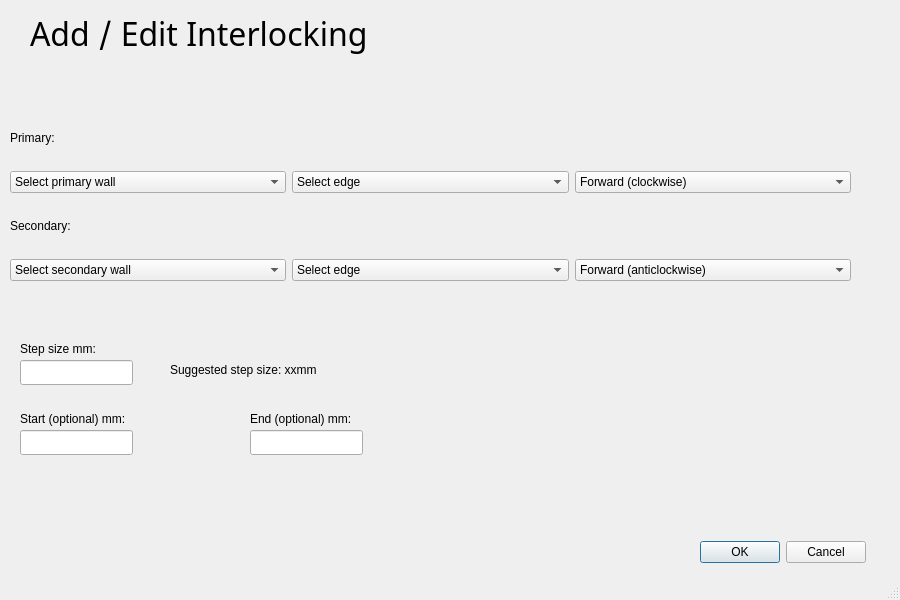
<?xml version="1.0" encoding="UTF-8"?>
<ui version="4.0">
 <class>MainWindow</class>
 <widget class="QMainWindow" name="MainWindow">
  <property name="geometry">
   <rect>
    <x>0</x>
    <y>0</y>
    <width>900</width>
    <height>600</height>
   </rect>
  </property>
  <property name="sizePolicy">
   <sizepolicy hsizetype="Fixed" vsizetype="Fixed">
    <horstretch>0</horstretch>
    <verstretch>0</verstretch>
   </sizepolicy>
  </property>
  <property name="minimumSize">
   <size>
    <width>900</width>
    <height>600</height>
   </size>
  </property>
  <property name="maximumSize">
   <size>
    <width>900</width>
    <height>600</height>
   </size>
  </property>
  <property name="windowTitle">
   <string>MainWindow</string>
  </property>
  <widget class="QWidget" name="centralwidget">
   <widget class="QLabel" name="label">
    <property name="geometry">
     <rect>
      <x>30</x>
      <y>10</y>
      <width>471</width>
      <height>51</height>
     </rect>
    </property>
    <property name="font">
     <font>
      <family>Noto Sans Bengali</family>
      <pointsize>24</pointsize>
      <weight>50</weight>
      <bold>false</bold>
     </font>
    </property>
    <property name="text">
     <string>Add / Edit Interlocking</string>
    </property>
   </widget>
   <widget class="QDialogButtonBox" name="buttonBox">
    <property name="geometry">
     <rect>
      <x>700</x>
      <y>540</y>
      <width>166</width>
      <height>25</height>
     </rect>
    </property>
    <property name="standardButtons">
     <set>QDialogButtonBox::Cancel|QDialogButtonBox::Ok</set>
    </property>
   </widget>
   <widget class="QWidget" name="gridLayoutWidget">
    <property name="geometry">
     <rect>
      <x>10</x>
      <y>110</y>
      <width>841</width>
      <height>171</height>
     </rect>
    </property>
    <layout class="QGridLayout" name="gridLayout">
     <item row="5" column="0">
      <widget class="QComboBox" name="secondaryWallCombo">
       <item>
        <property name="text">
         <string>Select secondary wall</string>
        </property>
       </item>
      </widget>
     </item>
     <item row="5" column="2">
      <widget class="QComboBox" name="secondaryReverseCombo">
       <item>
        <property name="text">
         <string>Forward (anticlockwise)</string>
        </property>
       </item>
       <item>
        <property name="text">
         <string>Reverse (clockwise)</string>
        </property>
       </item>
      </widget>
     </item>
     <item row="5" column="1">
      <widget class="QComboBox" name="secondaryEdgeCombo">
       <item>
        <property name="text">
         <string>Select edge</string>
        </property>
       </item>
      </widget>
     </item>
     <item row="1" column="0">
      <widget class="QComboBox" name="primaryWallCombo">
       <item>
        <property name="text">
         <string>Select primary wall</string>
        </property>
       </item>
      </widget>
     </item>
     <item row="1" column="1">
      <widget class="QComboBox" name="primaryEdgeCombo">
       <item>
        <property name="text">
         <string>Select edge</string>
        </property>
       </item>
      </widget>
     </item>
     <item row="1" column="2">
      <widget class="QComboBox" name="primaryReverseCombo">
       <item>
        <property name="text">
         <string>Forward (clockwise)</string>
        </property>
       </item>
       <item>
        <property name="text">
         <string>Reverse (anticlockwise)</string>
        </property>
       </item>
      </widget>
     </item>
     <item row="0" column="0">
      <widget class="QLabel" name="primaryLabel">
       <property name="text">
        <string>Primary:</string>
       </property>
      </widget>
     </item>
     <item row="4" column="0">
      <widget class="QLabel" name="secondaryLabel">
       <property name="text">
        <string>Secondary:</string>
       </property>
      </widget>
     </item>
    </layout>
   </widget>
   <widget class="QLabel" name="stepLabel">
    <property name="geometry">
     <rect>
      <x>20</x>
      <y>340</y>
      <width>121</width>
      <height>17</height>
     </rect>
    </property>
    <property name="text">
     <string>Step size mm:</string>
    </property>
   </widget>
   <widget class="QLabel" name="startLabel">
    <property name="geometry">
     <rect>
      <x>20</x>
      <y>410</y>
      <width>151</width>
      <height>17</height>
     </rect>
    </property>
    <property name="text">
     <string>Start (optional) mm:</string>
    </property>
   </widget>
   <widget class="QLineEdit" name="stepEditLine">
    <property name="geometry">
     <rect>
      <x>20</x>
      <y>360</y>
      <width>113</width>
      <height>25</height>
     </rect>
    </property>
   </widget>
   <widget class="QLineEdit" name="startEditLine">
    <property name="geometry">
     <rect>
      <x>20</x>
      <y>430</y>
      <width>113</width>
      <height>25</height>
     </rect>
    </property>
   </widget>
   <widget class="QLabel" name="endLabel">
    <property name="geometry">
     <rect>
      <x>250</x>
      <y>410</y>
      <width>151</width>
      <height>17</height>
     </rect>
    </property>
    <property name="text">
     <string>End (optional) mm:</string>
    </property>
   </widget>
   <widget class="QLineEdit" name="endEditLine">
    <property name="geometry">
     <rect>
      <x>250</x>
      <y>430</y>
      <width>113</width>
      <height>25</height>
     </rect>
    </property>
   </widget>
   <widget class="QLabel" name="suggestLabel">
    <property name="geometry">
     <rect>
      <x>170</x>
      <y>360</y>
      <width>191</width>
      <height>19</height>
     </rect>
    </property>
    <property name="text">
     <string>Suggested step size: xxmm</string>
    </property>
   </widget>
  </widget>
  <widget class="QStatusBar" name="statusbar"/>
 </widget>
 <resources/>
 <connections/>
</ui>
